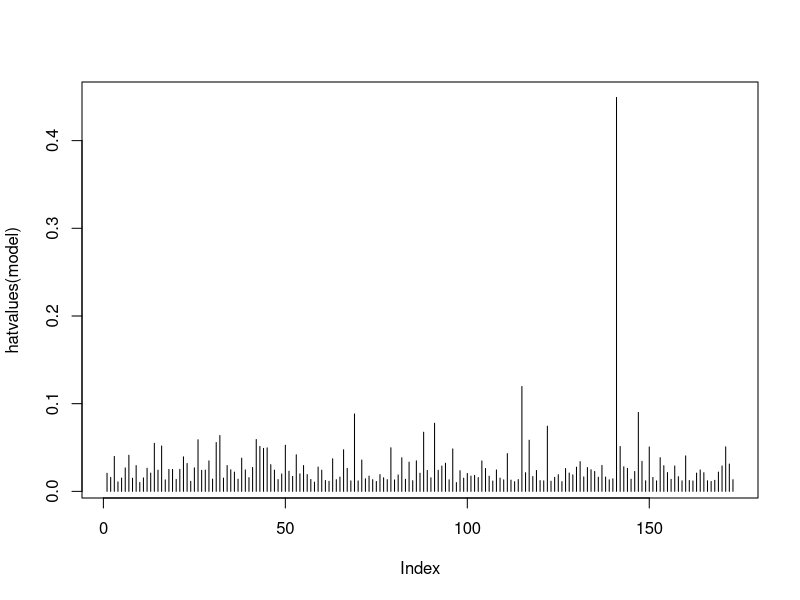
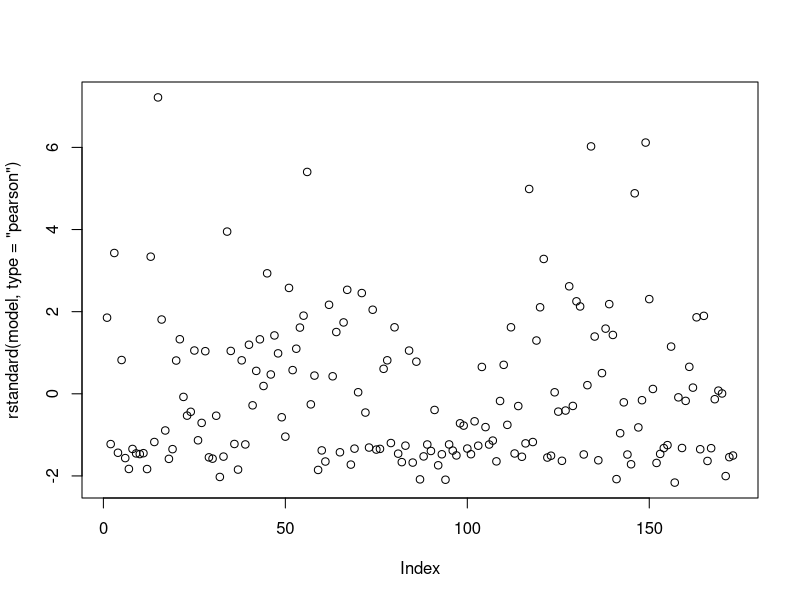

The R script that drew these images, in order:
## ---- chunk 1
horseshoe <- read.table("horseshoe.txt", header = T)
model <- glm(satell ~ color + spine + width + weight, family = poisson, data = horseshoe)
summary(model)
## ---- chunk 2
plot(hatvalues(model), type = "h")
## ---- chunk 3
plot(rstandard(model, type = "pearson")) # We use standardized residuals of pearson type, not deviance type
## ---- chunk 4
var(rstandard(model, type = "pearson"))
(phihat <- sum(residuals(model, "pearson")^2)/df.residual(model))
summary(model, dispersion = phihat)
## ---- chunk 5
drop1(model, test = "F")
## ---- chunk 6
quasimodel <- glm(satell ~ width + weight + spine + color, data = horseshoe, family = quasipoisson)
summary(quasimodel)
## ---- chunk 7
drop1(quasimodel, test = "F")
